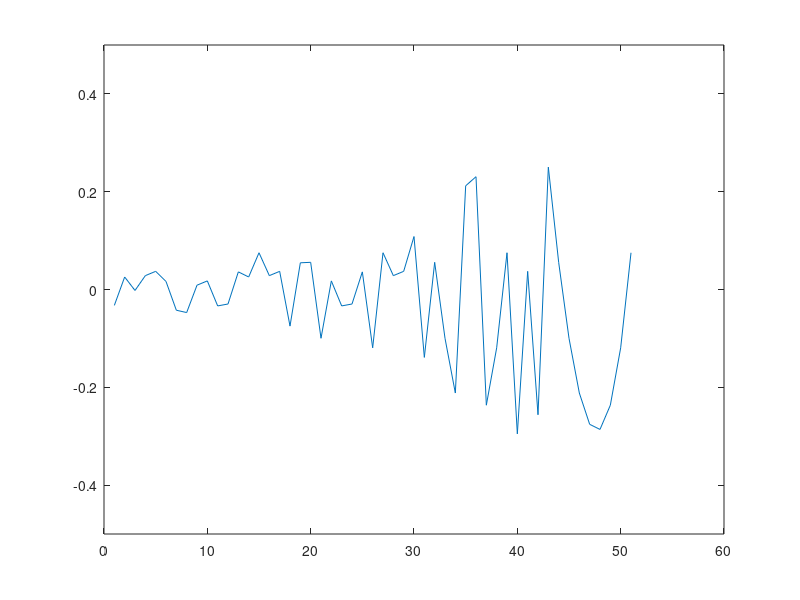

The MATLAB script that drew this image:
fs = 2e6/72;

notes = -24:26;
f = zeros(size(notes));
d = zeros(size(notes));
fa = zeros(size(notes));
ndifs = zeros(size(notes));
for i=1:length(notes)
    f(i) = 440*2^(notes(i)/12);
    k = round(fs/f(i));
    fa(i) = fs/k;
    na = 12*log2(fa(i)/440);
    ndifs(i) = na-notes(i);
    d(i) = k;
    fprintf('%10.1f    %10.1f    %3d   %4.2f\n',f(i),fa(i),notes(i),ndifs(i));
end
plot(ndifs);
ylim([-0.5 0.5]);
 fprintf('\n\n');
 for i=1:length(notes)
     fprintf('\tretlw\tH''%02X''\n',d(i));
 end
